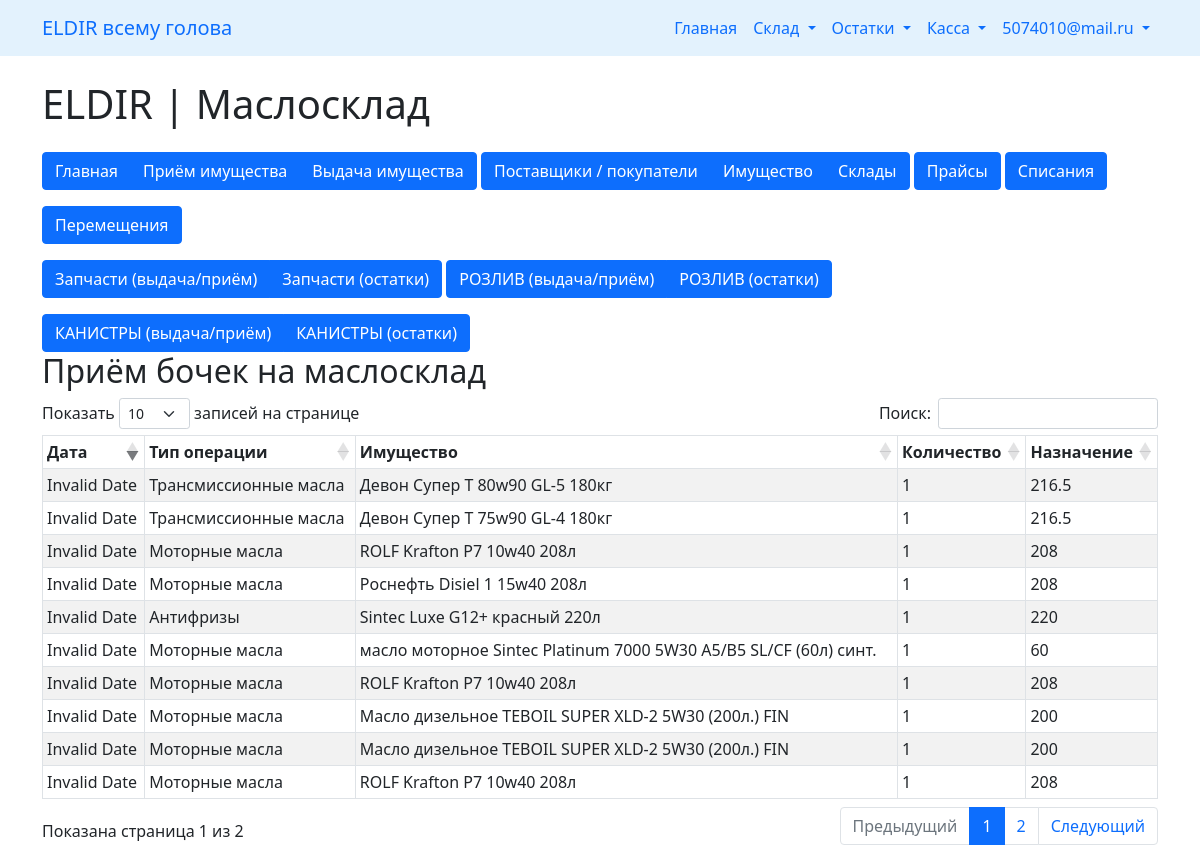
Page /maslosklad/ (signed in) on the committed database.
### tables this page shows
CREATE TABLE `maslosklad` (
  `id` int(11) NOT NULL,
  `sign_of_calculation` varchar(100) NOT NULL COMMENT 'признак расчёта',
  `suppliers_id` int(11) NOT NULL COMMENT 'id поставщика',
  `buyers_id` int(11) NOT NULL COMMENT 'id покупателя',
  `property_id` int(11) NOT NULL COMMENT 'имущество',
  `count` int(11) NOT NULL COMMENT 'количество',
  `place_id` int(11) NOT NULL COMMENT 'Место хранения',
  `purpose` varchar(200) NOT NULL,
  `summa` decimal(10,2) NOT NULL COMMENT 'сумма заказа',
  `output` int(11) NOT NULL COMMENT '0 - на балансе кассы, 1 - вывод вне',
  `comment` varchar(200) NOT NULL,
  `confirm` int(11) NOT NULL DEFAULT '0',
  `date_operations` date NOT NULL COMMENT 'дата операции',
  `status` int(11) NOT NULL COMMENT '0 - не оплачен / 1 -  оплачен',
  `type_pay` int(11) NOT NULL COMMENT '0 - нал / 1 - безнал',
  `invoice_number` int(11) NOT NULL COMMENT 'номер счёта',
  `relocation` int(11) NOT NULL COMMENT 'Перемещение',
  `date_operations_relocation` date NOT NULL COMMENT 'дата перемещения',
  `write_off` int(11) NOT NULL COMMENT 'Списание с баланса',
  `is_deleted` int(11) NOT NULL DEFAULT '0' COMMENT 'признак удаления'
);

CREATE TABLE `maslosklad_property_type` (
  `id` int(11) NOT NULL,
  `name` varchar(200) NOT NULL COMMENT 'наименование',
  `is_deleted` int(11) NOT NULL DEFAULT '0' COMMENT 'признак удаления'
);

CREATE TABLE `maslosklad_property` (
  `id` int(11) NOT NULL,
  `name` varchar(200) NOT NULL COMMENT 'наименование имущества',
  `article` varchar(255) NOT NULL COMMENT 'Артикул ',
  `type` int(11) NOT NULL COMMENT 'категория имущества',
  `volume` float NOT NULL COMMENT 'Объём для розлива',
  `is_deleted` int(11) NOT NULL DEFAULT '0' COMMENT 'признак удаления'
);

### maslosklad/index.php (the view, shortened to what this page needs)
<!doctype html>
<html lang="en">
  <head>
    <link href="https://cdn.jsdelivr.net/npm/bootstrap@5.1.3/dist/css/bootstrap.min.css" rel="stylesheet">
    <link rel="stylesheet" href="//cdn.jsdelivr.net/npm/alertifyjs@1.13.1/build/css/alertify.min.css"/>
    <link rel="stylesheet" href="//cdn.datatables.net/1.13.6/css/dataTables.bootstrap5.min.css"/>
</head>
<body>
    <? require_once('../nav.php'); ?>
     <div class="container mt-4">
        <div class="row">
            <div class="col-md-12">
                <h1>ELDIR | Маслосклад</h1>
            </div>
        </div>
        <?  require_once('nav_sklad.php');
        ?>
            <div class="col-md-12">
                <h2>Приём бочек на маслосклад</h2>
            </div>
            <div class="col-md-12">
                <div class="table-responsive-sm">
                    <table id="myTableDay" class=" table table-bordered table-striped table-sm table-hover">
                        <thead>
                            <tr>
                                <th>Дата</th>
                                <th>Тип операции</th>
                                <th>Имущество</th>
                                <th>Количество</th>
                                <th>Назначение</th>
                            </tr>
                        </thead>
                        <tbody>
                            <?php
                            require __DIR__ . '/../dbcon.php';
                            $query = "SELECT m.date_operations as date,
                            mpt.name as type_name,
                            mp.name as product_name,
                            m.count,
                            mp.volume
                            FROM maslosklad m
                            LEFT JOIN maslosklad_property mp ON m.property_id = mp.id
                            LEFT JOIN maslosklad_property_type mpt ON mp.type = mpt.id
                            WHERE m.is_deleted = 0 AND mp.volume > 0 AND m.sign_of_calculation = 'priemka' ORDER BY m.date_operations;";
                            $query_run = mysqli_query($con, $query);
                            if(mysqli_num_rows($query_run) > 0)
                            {
                                foreach($query_run as $data)
                                {
                                        ?>
                                        <tr>
                                            <td><?= $data['date'] ?></td>
                                            <td><?= $data['type_name'] ?></td>
                                            <td><?= $data['product_name'] ?></td>
                                            <td><?= $data['count'] ?></td>
                                            <td><?= $data['volume'] ?></td>
                                        </tr>
                                        <?php
                                }
                            }
                            ?>
                        </tbody>
                    </table>
                </div>
            </div>
        </div>
</body>
</html>

### nav.php
<?
if(isset($_SESSION['id']))
{
    echo '<nav class="navbar navbar-expand-lg" style="background-color: #e3f2fd;">
        <div class="container">
            <a class="navbar-brand" href="#">ELDIR всему голова</a>
            <button class="navbar-toggler btn-outline-success me-2" type="button" data-bs-toggle="collapse" data-bs-target="#navbarNav"
                    aria-controls="navbarNav" aria-expanded="false" aria-label="Toggle navigation">
                <span class="navbar-toggler-icon"></span>
            </button>
            <div class="collapse navbar-collapse justify-content-end" id="navbarNav">
                <ul class="navbar-nav">
                    <li class="nav-item">
                        <a class="nav-link" aria-current="page" href="/">Главная</a>
                    </li>
                    <li class="nav-item dropdown">
                      <a class="nav-link dropdown-toggle" href="#" id="navbarDropdown" role="button" data-bs-toggle="dropdown" aria-expanded="false">
                        Склад
                      </a>
                      <ul class="dropdown-menu" aria-labelledby="navbarDropdown">
                        <li><a class="dropdown-item" href="/maslosklad/">Главная</a></li>
                        <li><hr clasdivider"></li>
                        <li><a class="dropdown-item" href="/maslosklad/priemka/">Приёмка Имущества</a></li>
						<li><a class="dropdown-item" href="/maslosklad/vydacha/">Выдача Имущества</a></li>
                      </ul>
                    </li>
					<li class="nav-item dropdown">
                      <a class="nav-link dropdown-toggle" href="#" id="navbarDropdown" role="button" data-bs-toggle="dropdown" aria-expanded="false">
                        Остатки
                      </a>
                      <ul class="dropdown-menu" aria-labelledby="navbarDropdown">
                        <li><a class="dropdown-item" href="/maslosklad/car_parts_remains.php">Запчасти</a></li>
						<li><a class="dropdown-item" href="/maslosklad/barrel_remains.php">Розлив</a></li>
						<li><a class="dropdown-item" href="/maslosklad/canisters_remains.php">Канистры</a></li>
                      </ul>
                    </li>
                    ';
            echo  '
                    <li class="nav-item dropdown">
                      <a class="nav-link dropdown-toggle" href="#" id="navbarDropdown" role="button" data-bs-toggle="dropdown" aria-expanded="false">
                        Касса
                      </a>
                      <ul class="dropdown-menu" aria-labelledby="navbarDropdown">
                        <li><a class="dropdown-item" href="/balance/">Главная</a></li>
                        <li><hr clasdivider"></li>
                        <li><a class="dropdown-item" href="/balance/income/">Приход</a></li>
                        <li><a class="dropdown-item" href="/balance/expenses/">Расход</a></li>
                      </ul>
                    </li>
                   ';
            echo    '<li class="nav-item dropdown">
                      <a class="nav-link dropdown-toggle" href="#" id="navbarDropdown" role="button" data-bs-toggle="dropdown" aria-expanded="false">
                        '.$_SESSION['loginemail'].'
                      </a>
                      <ul class="dropdown-menu" aria-labelledby="navbarDropdown">
                        <li><a class="dropdown-item" href="#">Профиль</a></li>
                        <li><a class="dropdown-item" href="#">Настройки</a></li>
                        <li><hr class="dropdown-divider"></li>
                        <li><a class="dropdown-item" href="../exit.php">Выйти</a></li>
                      </ul>
                    </li>
                </ul>
            </div>
        </div>
    </nav>';
}
?>

### maslosklad/nav_sklad.php
<div class="row">
    <div class="col-md-12">
        <div class="btn-group mt-3">
            <a href="/maslosklad/" class="btn btn-primary" >Главная</a>
            <a href="/maslosklad/priemka/" class="btn btn-primary" >Приём имущества</a>
            <a href="/maslosklad/vydacha/" class="btn btn-primary" >Выдача имущества</a>
        </div>
        <div class="btn-group mt-3">
            <a href="/maslosklad/suppliers/" class="btn btn-primary" >Поставщики / покупатели</a>
            <a href="/maslosklad/property/" class="btn btn-primary" >Имущество</a>
            <a href="/maslosklad/warehouse/" class="btn btn-primary" >Склады</a>
        </div>
        <div class="btn-group mt-3">
            <a href="/maslosklad/price/" class="btn btn-primary" >Прайсы</a>
        </div>
        <div class="btn-group mt-3">
            <a href="/maslosklad/writeoff/" class="btn btn-primary" >Списания</a>
        </div>
        <div class="btn-group mt-3">
            <a href="/maslosklad/relocation/" class="btn btn-primary" >Перемещения</a>
        </div>
    </div>
</div>
<div class="row">
    <div class="col-md-12">
        <div class="btn-group mt-3">
            <a href="/maslosklad/car_parts.php" class="btn btn-primary" >Запчасти (выдача/приём)</a>
            <a href="/maslosklad/car_parts_remains.php" class="btn btn-primary" >Запчасти (остатки)</a>
        </div>
        <div class="btn-group mt-3">
            <a href="/maslosklad/barrel_bottling.php" class="btn btn-primary" >РОЗЛИВ (выдача/приём)</a>
            <a href="/maslosklad/barrel_remains.php" class="btn btn-primary" >РОЗЛИВ (остатки)</a>
        </div>
        <div class="btn-group mt-3">
            <a href="/maslosklad/canisters.php" class="btn btn-primary" >КАНИСТРЫ (выдача/приём)</a>
            <a href="/maslosklad/canisters_remains.php" class="btn btn-primary" >КАНИСТРЫ (остатки)</a>
        </div>
    </div>
</div>

### rows in the picture
maslosklad: maslosklad_property_type.name "Трансмиссионные масла", maslosklad_property.name "Девон Супер Т 80w90 GL-5 180кг", count "1", maslosklad_property.volume "216.5"
maslosklad: maslosklad_property_type.name "Трансмиссионные масла", maslosklad_property.name "Девон Супер Т 75w90 GL-4 180кг", count "1", maslosklad_property.volume "216.5"
maslosklad: maslosklad_property_type.name "Моторные масла", maslosklad_property.name "ROLF Krafton P7 10w40 208л", count "1", maslosklad_property.volume "208"
maslosklad: maslosklad_property_type.name "Моторные масла", maslosklad_property.name "Роснефть Disiel 1 15w40 208л", count "1", maslosklad_property.volume "208"
maslosklad: maslosklad_property_type.name "Антифризы", maslosklad_property.name "Sintec Luxe G12+ красный 220л", count "1", maslosklad_property.volume "220"
maslosklad: maslosklad_property_type.name "Моторные масла", maslosklad_property.name "масло моторное Sintec Platinum 7000 5W30 A5/B5 SL/CF (60л) синт.", count "1", maslosklad_property.volume "60"
maslosklad: maslosklad_property_type.name "Моторные масла", maslosklad_property.name "ROLF Krafton P7 10w40 208л", count "1", maslosklad_property.volume "208"
maslosklad: maslosklad_property_type.name "Моторные масла", maslosklad_property.name "Масло дизельное TEBOIL SUPER XLD-2 5W30 (200л.) FIN", count "1", maslosklad_property.volume "200"
maslosklad: maslosklad_property_type.name "Моторные масла", maslosklad_property.name "Масло дизельное TEBOIL SUPER XLD-2 5W30 (200л.) FIN", count "1", maslosklad_property.volume "200"
maslosklad: maslosklad_property_type.name "Моторные масла", maslosklad_property.name "ROLF Krafton P7 10w40 208л", count "1", maslosklad_property.volume "208"

### other values in the picture
$_SESSION['loginemail'] "5074010@mail.ru"
